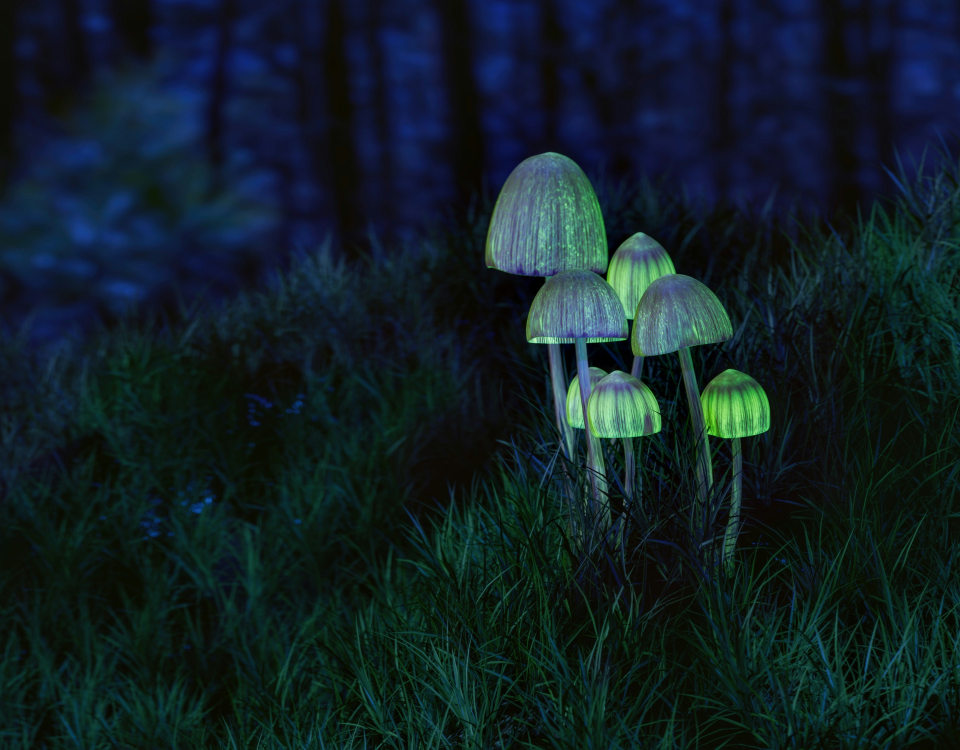
#> input picture Image_Classification/assets/Image_Classification_unsplash.jpg, 3840 x 3000 px (shown at 1/4 size)
$ python apply_magical_filter.py
#> lines starting #> are read from the running program, lines starting #| are printed output that depends on the picture
### Image_Classification/basic_filter.py
from PIL import Image, ImageFilter, ImageEnhance
import matplotlib.pyplot as plt
import os
import numpy as np

# [14 lines left out: function apply_blur_filter, not called in this run]

def apply_magical_filter(image_path, output_path="magical_image.png"):
    """
    Creates a magical filter effect by combining:
    - Enhanced color saturation
    - Soft glow effect
    - Edge enhancement
    - Brightness and contrast adjustments
    """
#> called with image_path = 'assets/Image_Classification_unsplash.jpg'
    try:
        # Open and resize the image
        img = Image.open(image_path)
#> img is the input picture: PIL image 3840x3000 RGB; mean R, G, B 16.4, 31.7, 37.5
        img_resized = img.resize((128, 128))
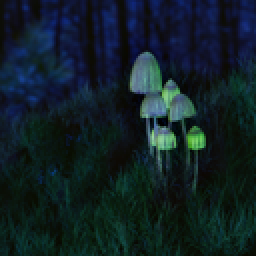
#> img_resized: PIL image 128x128 RGB (shown 2 times larger); mean R, G, B 16.4, 31.7, 37.5

        # Step 1: Enhance color saturation for vibrant, magical colors
        enhancer = ImageEnhance.Color(img_resized)
        img_saturated = enhancer.enhance(1.5)  # Increase saturation by 50%
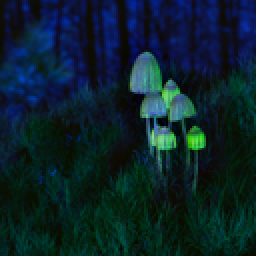
#> img_saturated: PIL image 128x128 RGB (shown 2 times larger); mean R, G, B 10.6, 33.4, 42.1

        # Step 2: Create a soft glow effect by blending with a blurred version
        img_blurred = img_saturated.filter(ImageFilter.GaussianBlur(radius=3))
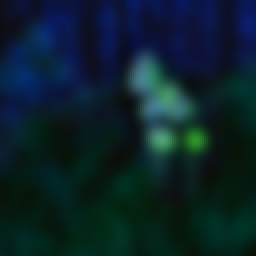
#> img_blurred: PIL image 128x128 RGB (shown 2 times larger); mean R, G, B 10.6, 33.4, 42.1
        # Blend the original with the blurred version for a glowing effect
        img_glow = Image.blend(img_saturated, img_blurred, alpha=0.3)

        # Step 3: Enhance edges to make details pop
        img_edges = img_glow.filter(ImageFilter.EDGE_ENHANCE_MORE)
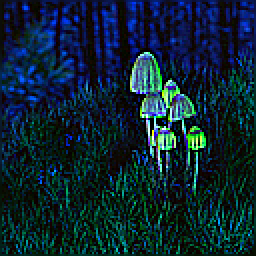
#> img_edges: PIL image 128x128 RGB (shown 2 times larger); mean R, G, B 12.8, 36.5, 50.2
        # Blend edges back with the glowing image
        img_magical = Image.blend(img_glow, img_edges, alpha=0.4)
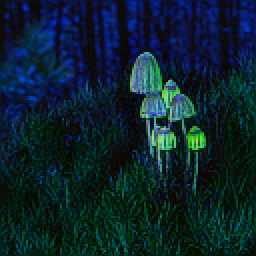
#> img_magical: PIL image 128x128 RGB (shown 2 times larger); mean R, G, B 10.9, 34, 44.7

        # Step 4: Enhance brightness slightly for a dreamy, luminous effect
        brightness_enhancer = ImageEnhance.Brightness(img_magical)
        img_magical = brightness_enhancer.enhance(1.1)

        # Step 5: Enhance contrast to make colors more vibrant
        contrast_enhancer = ImageEnhance.Contrast(img_magical)
        img_magical = contrast_enhancer.enhance(1.2)
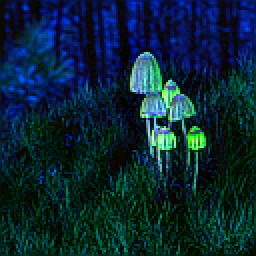
#> img_magical: PIL image 128x128 RGB (shown 2 times larger); mean R, G, B 8.7, 37.6, 52

        # Step 6: Add a subtle color shift towards warmer/magical tones
        # Convert to numpy array for color manipulation
        img_array = np.array(img_magical)

        # Enhance blue and purple channels slightly for a magical hue
        if len(img_array.shape) == 3:  # Check if image has color channels
            # Boost blue channel slightly
            img_array[:, :, 2] = np.clip(img_array[:, :, 2] * 1.1, 0, 255)
            # Slightly boost red channel for warmth
            img_array[:, :, 0] = np.clip(img_array[:, :, 0] * 1.05, 0, 255)
#> img_array: shape (128, 128, 3); mean R, G, B 8.9, 37.6, 56.7

        img_final = Image.fromarray(img_array.astype('uint8'))

        # Display and save the magical image
        plt.imshow(img_final)
        plt.axis('off')
        plt.savefig(output_path, bbox_inches='tight', pad_inches=0)
        plt.close()
        print(f"Magical image saved as '{output_path}'.")

    except Exception as e:
        print(f"Error processing image: {e}")

# [25 lines that do not run on import are left out]

### Image_Classification/apply_magical_filter.py
"""
Standalone script to apply the magical filter to an image.
This script will process the image in the assets folder.
"""
from basic_filter import apply_magical_filter
import os

if __name__ == "__main__":
    # Path to the image in assets folder
    image_path = "assets/Image_Classification_unsplash.jpg"

    if not os.path.isfile(image_path):
        print(f"Error: Image not found at {image_path}")
        print("Please make sure the image is in the assets folder.")
    else:
        # Output will be saved in the assets folder with _magical suffix
        base, ext = os.path.splitext(image_path)
        output_path = f"{base}_magical{ext}"

        print(f"Applying magical filter to {image_path}...")
        apply_magical_filter(image_path, output_path)
        print(f"\nMagical filter applied! Output saved to: {output_path}")
